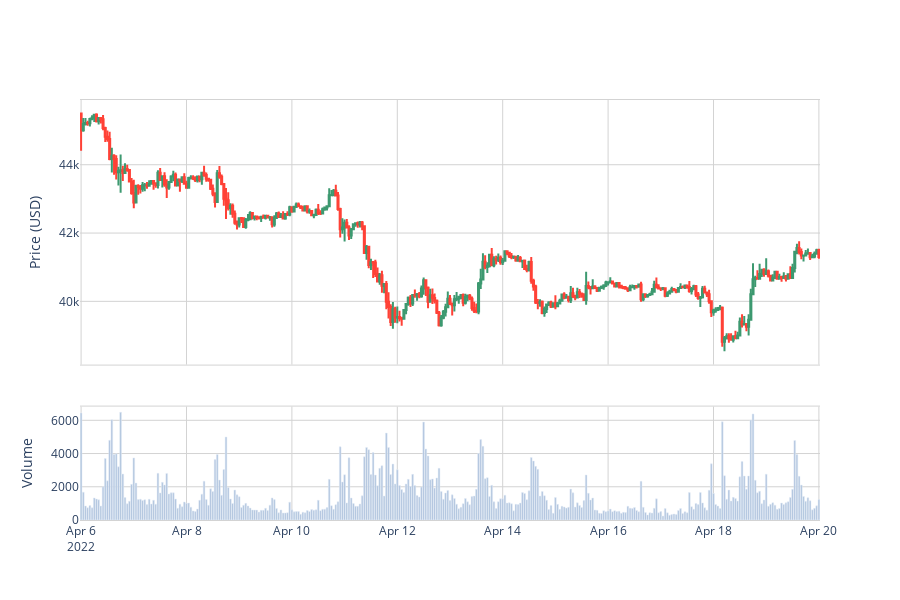

This figure's notebook cell:
### Code cell
fig = make_subplots(rows=2,
                    cols=1,
                    shared_xaxes=True,
                    vertical_spacing=0.1,
                    # subplot_titles=('OHLC', 'Volume'),
                    row_width=[0.3, 0.7])

# candlestick
fig.add_trace(
    go.Candlestick(
        x=btc_60_min_subset.datetime,
        open=btc_60_min_subset.open,
        high=btc_60_min_subset.high,
        low=btc_60_min_subset.low,
        close=btc_60_min_subset.close,
        showlegend=False),
    row=1,
    col=1
)

# volume
fig.add_trace(
    go.Bar(x=btc_60_min_subset.datetime,
           y=btc_60_min_subset.volume,
           showlegend=False),
    row=2,
    col=1
)
fig.update_traces(marker_color='lightsteelblue', row=2, col=1)

fig.update_yaxes(showline=False,
         linewidth=1,
         linecolor='gray',
         showgrid=True,
         gridcolor='lightgray')
fig.update_xaxes(
            linewidth=1,
            linecolor='lightgray',
            mirror=True,
            showgrid=True,
         gridcolor='lightgray')

fig.update_yaxes(title_text="Price (USD)", row=1, col=1)
fig.update_yaxes(title_text="Volume", row=2, col=1)

fig.update_layout(# title="BTCUSDT: 60-minute OHLCV",
                  paper_bgcolor='white',
                  plot_bgcolor='white',
                  width=900,
                  height=600)


# hide the slide bar
fig.update(layout_xaxis_rangeslider_visible=False)
pio.write_image(fig, 'btc_60min.png',scale=3, width=2000, height=800)
fig.show()

### Figure 1 — Plotly figure (JSON) as saved in the notebook; plotly's stock layout.template omitted (floating-point values rounded to 4 significant figures; data arrays with more than 128 entries replaced by an {"elided": "..."} marker saying what was removed)
{"data": [{"close": {"elided": "337 float values"}, "high": {"elided": "337 float values"}, "low": {"elided": "337 float values"}, "open": {"elided": "337 float values"}, "showlegend": false, "type": "candlestick", "x": {"elided": "337 str values"}, "xaxis": "x", "yaxis": "y"}, {"marker": {"color": "lightsteelblue"}, "showlegend": false, "type": "bar", "x": {"elided": "337 str values"}, "xaxis": "x2", "y": {"elided": "337 float values"}, "yaxis": "y2"}], "layout": {"height": 600, "paper_bgcolor": "white", "plot_bgcolor": "white", "width": 900, "xaxis": {"anchor": "y", "domain": [0, 1], "gridcolor": "lightgray", "linecolor": "lightgray", "linewidth": 1, "matches": "x2", "mirror": true, "rangeslider": {"visible": false}, "showgrid": true, "showticklabels": false}, "xaxis2": {"anchor": "y2", "domain": [0, 1], "gridcolor": "lightgray", "linecolor": "lightgray", "linewidth": 1, "mirror": true, "showgrid": true}, "yaxis": {"anchor": "x", "domain": [0.37, 1], "gridcolor": "lightgray", "linecolor": "gray", "linewidth": 1, "showgrid": true, "showline": false, "title": {"text": "Price (USD)"}}, "yaxis2": {"anchor": "x2", "domain": [0, 0.27], "gridcolor": "lightgray", "linecolor": "gray", "linewidth": 1, "showgrid": true, "showline": false, "title": {"text": "Volume"}}}}
